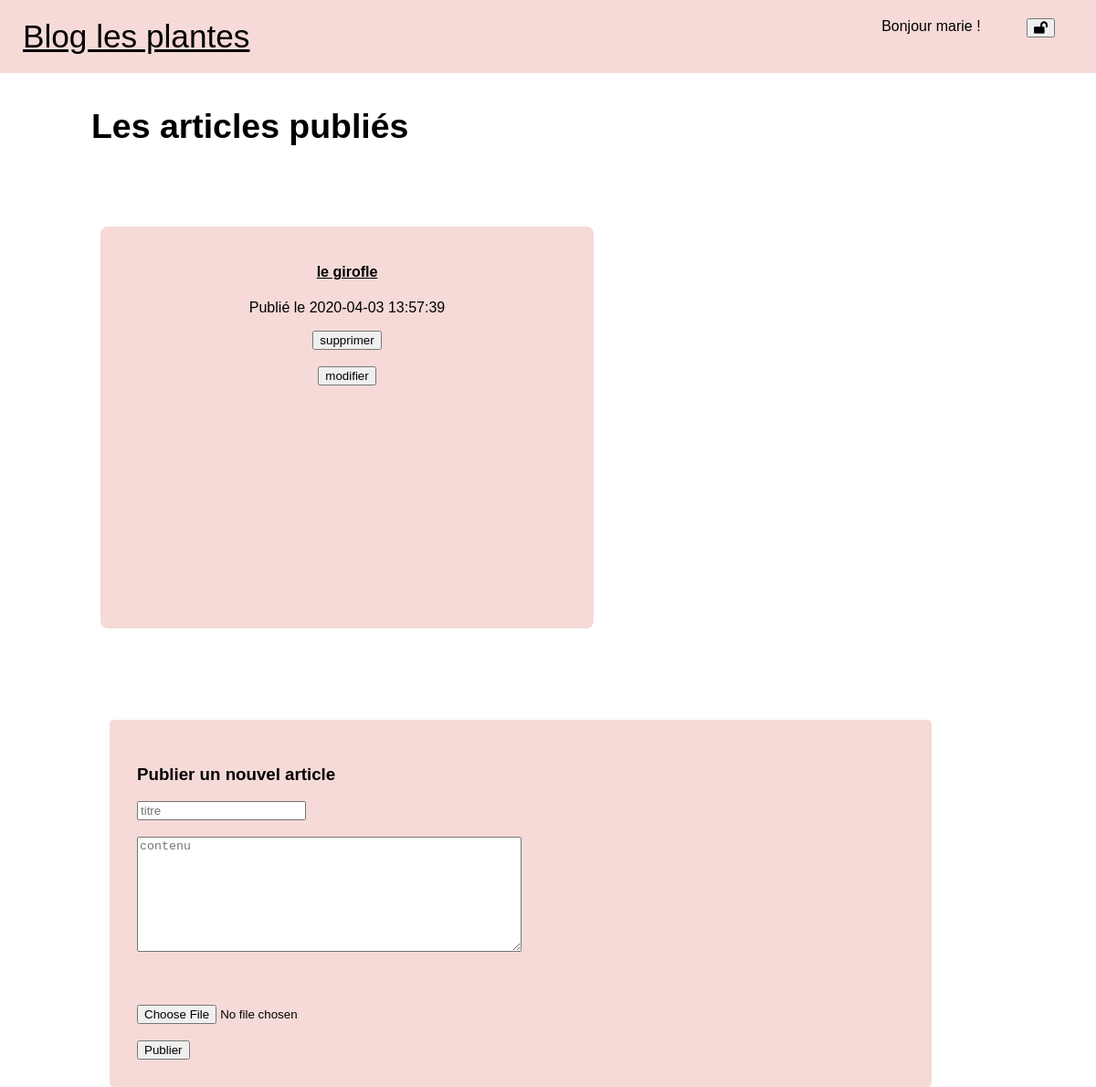
Page /dashboard.php (signed in) on the committed database.
### tables this page shows
CREATE TABLE IF NOT EXISTS `writers` (
  `id` tinyint(3) UNSIGNED NOT NULL AUTO_INCREMENT,
  `username` varchar(30) NOT NULL,
  `hashed_password` varchar(60) NOT NULL,
  PRIMARY KEY (`id`)
);

CREATE TABLE IF NOT EXISTS `posts` (
  `id` tinyint(3) NOT NULL AUTO_INCREMENT,
  `title` varchar(150) NOT NULL,
  `content` text NOT NULL,
  `publication_date` datetime NOT NULL DEFAULT CURRENT_TIMESTAMP,
  `image` varchar(100) NOT NULL,
  `writerid` tinyint(3) UNSIGNED NOT NULL,
  PRIMARY KEY (`id`),
  KEY `writerid` (`writerid`)
);

### dashboard.php (called while the page is built, shortened)
<?php
$dbh = new PDO(
		'mysql:host=localhost;dbname=monblog;charset=utf8',
		'root',
		'',
		[
			PDO::ATTR_ERRMODE => PDO::ERRMODE_EXCEPTION,
			PDO::ATTR_DEFAULT_FETCH_MODE => PDO::FETCH_ASSOC
		]
	);
if(!empty($_SESSION)){
$query = 'SELECT username FROM writers WHERE id= :iduser';
$sth = $dbh->prepare($query);
$sth->bindValue(':iduser', trim($_SESSION['userid']), PDO::PARAM_STR);
$sth->execute();
$usernameSession = $sth->fetch();
}
$query = 'SELECT title, publication_date, id FROM posts WHERE writerid= :writerid';
$sth = $dbh->prepare($query);
$sth->bindValue(':writerid', $_SESSION['userid'], PDO::PARAM_STR);
$sth->execute();
$publishedArticles = $sth->fetchAll();
include 'dashboard.phtml';

### dashboard.phtml (the view, shortened to what this page needs)
<!DOCTYPE html>
<html lang="en">
<head>
	<link href="style.css" rel="stylesheet">
	<link rel="stylesheet" href="https://cdnjs.cloudflare.com/ajax/libs/font-awesome/5.12.1/css/all.min.css">
</head>
<body>
	<nav>
		<div id="name-site">
			<a href="http://localhost/blog/">Blog les plantes</a>
		</div>
		<div id="nav-items">
	Bonjour <?php echo $usernameSession['username']; ?> !
			<a href="logout.php"><button type="submit">	<i class="fas fa-lock-open"></i></button></a>
		</div>
	</nav>
	<div id="published-posts">
		<div id="titre-published">
			<h3>Les articles publiés</h3>
		</div>
		<div id="container-published">
			<?php foreach ($publishedArticles as $key => $article) : ?>
				<div class="published">
					<a href="http://localhost/blog/article.php?id=<?= $article['id']; ?>">
						<h4><?= $article['title'] ?></h4>
					</a>
					<p>Publié le <?= $article['publication_date']; ?></p>
					<form action="delete.php" method="get">
						<button type="input">supprimer</button>
					</form>
					<form action="edit-article.php" method="get">
						<input type="hidden" name="idedit" value="<?= $article['id']; ?>"><br>
						<button type="input">modifier</button>
					</form>
				</div>
			<?php endforeach; ?>
		</div>
	</div>
	<div id="ajout-article">
		<h3>Publier un nouvel article</h3>
		<form action="add-article.php" method="post" enctype="multipart/form-data">
			<input type='text' name='title' placeholder="titre"><br><br>
			<textarea rows="8" cols="50" type='text' name='content' placeholder="contenu"></textarea><br><br>
			<input type="hidden" name="MAX_FILE_SIZE" value="3000000"><br><br>
			<input type="file" name="monFichier" accept="image/png, image/jpeg, image/jpg"><br><br>
			<button type="submit">Publier</button>
		</form>
	</div>
</body>
</html>

### style.css (style rules this page uses)
body { font-family: sans-serif; margin: 0; padding: 0; }
nav { background-color: rgb(245, 218, 215); display: flex; justify-content: space-between; }
#name-site { font-size: 2.2rem; padding:20px; padding-left: 25px; }
#nav-items { padding: 20px; right: 0; width: 20vw; display: flex; justify-content: space-around; flex-direction: row; }
#latest-posts, #container-published { display: flex; flex-direction: row; flex-wrap: wrap; justify-content: flex-start; margin-left: 5vw; }
.home-post, .published { width: 500px; height: 400px; background-color: rgb(245, 218, 215); border-radius: 8px; text-align: center; padding: 20px; margin: 50px; }
#published-posts h3 { margin-left: 50px; }
#ajout-article { background-color: rgb(245, 218, 215); width: 70vw; border-radius: 5px; padding: 30px; margin-left: 10vw; margin-top: 50px; }
#titre-published { margin-left: 50px; font-size: 2rem; }
a { color: black; }

### rows in the picture
writers: username "marie"
posts: title "le girofle", publication_date "2020-04-03 13:57:39"
